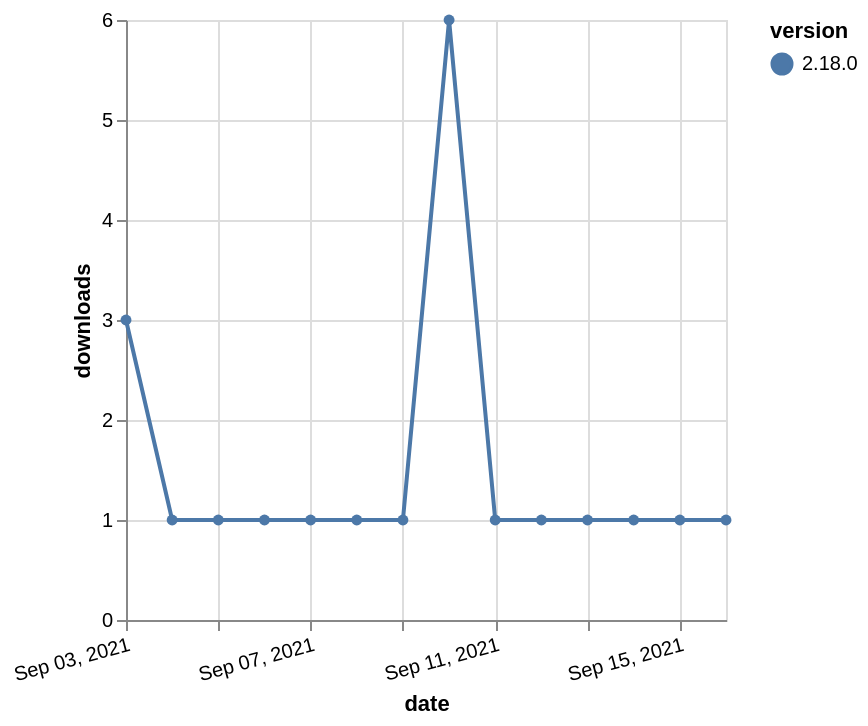

Specify this chart in Vega-Lite:
### Vega-Lite specification from a JSON file in a GitHub repository (floating-point values rounded to 4 significant figures)
{"$schema": "https://vega.github.io/schema/vega-lite/v5.json", "description": "A simple bar chart with embedded data.", "data": {"values": [{"date": "2021-09-03", "total": 489, "delta": 3, "version": "2.18.0"}, {"date": "2021-09-04", "total": 490, "delta": 1, "version": "2.18.0"}, {"date": "2021-09-05", "total": 491, "delta": 1, "version": "2.18.0"}, {"date": "2021-09-06", "total": 492, "delta": 1, "version": "2.18.0"}, {"date": "2021-09-07", "total": 493, "delta": 1, "version": "2.18.0"}, {"date": "2021-09-08", "total": 494, "delta": 1, "version": "2.18.0"}, {"date": "2021-09-09", "total": 495, "delta": 1, "version": "2.18.0"}, {"date": "2021-09-10", "total": 501, "delta": 6, "version": "2.18.0"}, {"date": "2021-09-11", "total": 502, "delta": 1, "version": "2.18.0"}, {"date": "2021-09-12", "total": 503, "delta": 1, "version": "2.18.0"}, {"date": "2021-09-13", "total": 504, "delta": 1, "version": "2.18.0"}, {"date": "2021-09-14", "total": 505, "delta": 1, "version": "2.18.0"}, {"date": "2021-09-15", "total": 506, "delta": 1, "version": "2.18.0"}, {"date": "2021-09-16", "total": 507, "delta": 1, "version": "2.18.0"}]}, "width": "container", "mark": {"type": "line", "point": {"filled": true}}, "encoding": {"x": {"field": "date", "type": "temporal", "timeUnit": "yearmonthdate", "title": "date", "axis": {"labelAngle": -15}}, "y": {"field": "delta", "type": "quantitative", "title": "downloads"}, "color": {"field": "version", "type": "nominal"}, "tooltip": {"field": "delta"}}}
